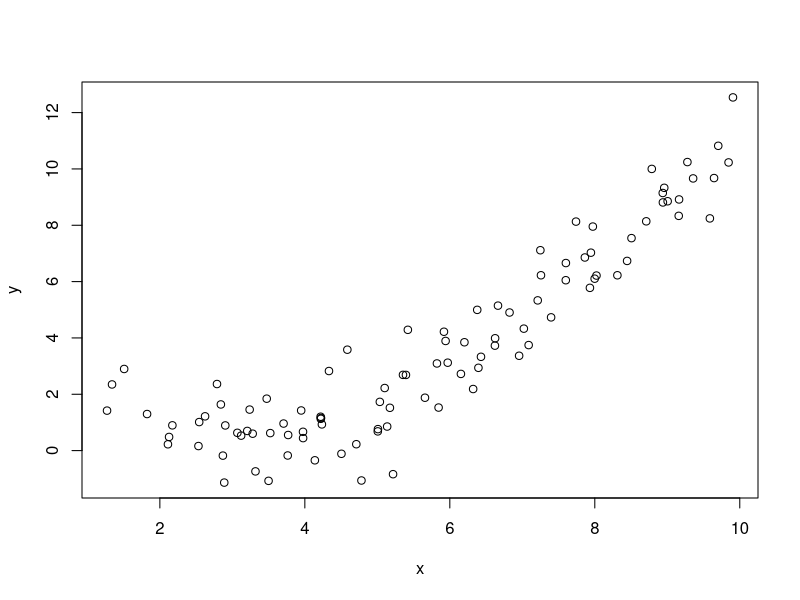
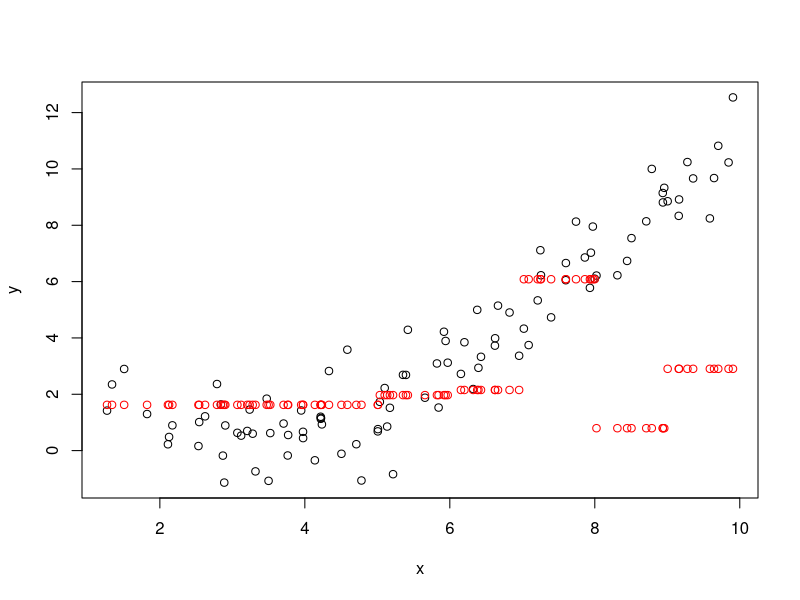
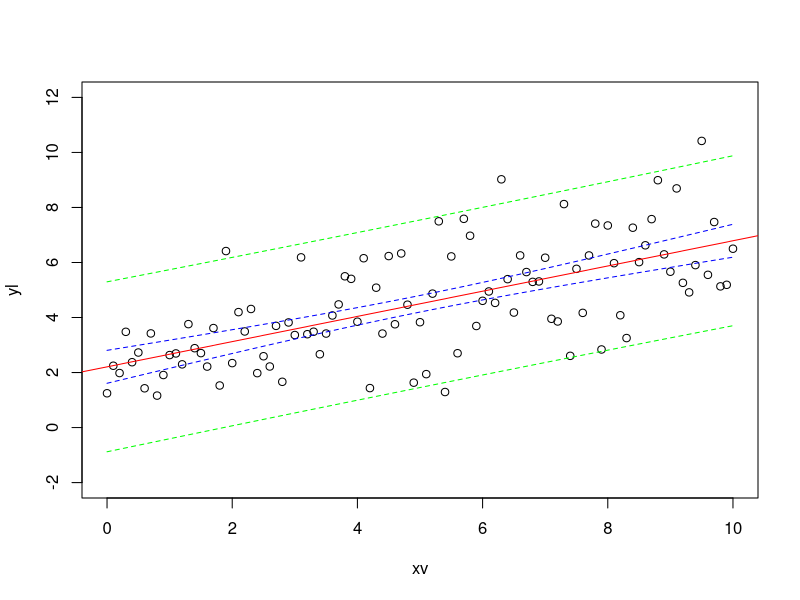
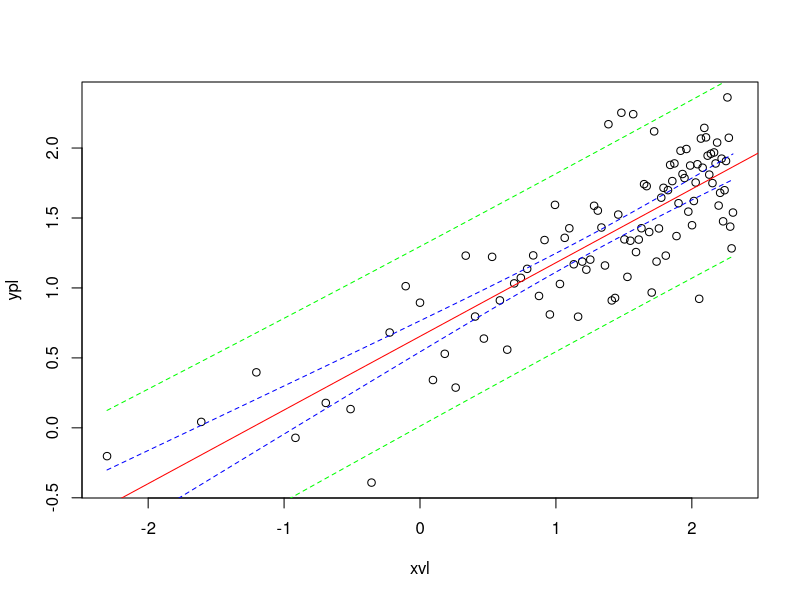
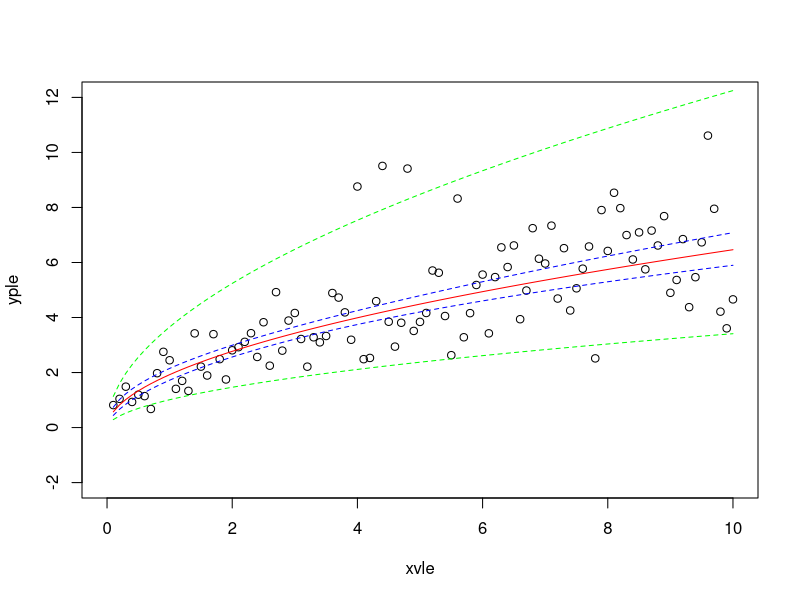

Reproduce these figures in R, in order. (Note: this script raises an error after producing the figures.)
## ---- chunk 1
set.seed(100)
a0 <- 1
th <- 5
a1 <- 2
myf <- function(x, th) {
  ifelse(x < th, a0, a1 * (x - th) + a0)
}
n <- 100
x <- runif(n, 1, 10)
y <- myf(x, th) 
y <- y + rnorm(length(y), 0, 1)
plot(x,y)

th <- seq(1.0, 10.0, 0.1)
res2 <- function(th) {
  sum((y - myf(x, th))^2)
}
r <- numeric(length(th))
for (i in 1:length(th)) {
  r[i] <- res2(th[i])
}

#plot(th, r)

which.min(r)
bound <- th[which.min(r)]

op <- optimize(res2, interval=c(1, 10))
cond <- x < op$minimum
xl <- x[cond]
xh <- x[!cond]

plot(x, y)

m1 <- lm(y~1, subset=(xl))
m2 <- lm(y~x, subset=(xh))
points(xl, predict(m1), col="red")
points(xh, predict(m2), col="red")

## ---- chunk 2
fl <- function(x) { # linear function
  2 + 0.5 * x  + rnorm(length(x), 0, 1.5)
}

fp <- function(x) { # power function
  2 * x ^ 0.5  * exp(rnorm(length(x), 0, 0.3))
}
set.seed(100)
xv <- seq(0, 10, 0.1)
yl <- fl(xv)
yp <- fp(xv)
## ---- chunk 3
plot(xv, yl, xlim=c(0, 10), ylim=c(-2, 12))
ml <- lm(yl ~ xv)
ci <- predict(ml, interval=c("confidence"))
pi <- predict(ml, interval=c("prediction"))
abline(ml, col="red")
matlines(xv, ci[,2:3], col="blue", lty=2)
matlines(xv, pi[,2:3], col="green", lty=2)

## ---- chunk 4

xv <- xv[xv > 0]
yp <- fp(xv)
xvl <- log(xv)
ypl <- log(yp)
plot(xvl, ypl)
mpl <- lm(ypl ~ xvl)
cpl <- predict(mpl, interval=c("confidence"))
ppl <- predict(mpl, interval=c("prediction"))
abline(mpl, col="red")
matlines(xvl, cpl[,2:3], col="blue", lty=2)
matlines(xvl, ppl[,2:3], col="green", lty=2)


xvle <- exp(xvl)
yple <- exp(ypl)
cple <- exp(cpl)
pple <- exp(ppl)
plot(xvle, yple, xlim=c(0, 10), ylim=c(-2, 12))
lines(xvle, cple[,1], col="red")
lines(xvle, cple[,2], col="blue", lty=2)
lines(xvle, cple[,3], col="blue", lty=2)
lines(xvle, pple[,2], col="green", lty=2)
lines(xvle, pple[,3], col="green", lty=2)

#power function을 비선형회귀로 해석
#plot(xv, yp, xlim=c(0, 10), ylim=c(-2, 12))
mp <- nls(yp ~ a * (xv ^ b), start=list(a=1, b=1))
cp <- confint(mp)
lines(xv, cp, col="red")
lines(xv, cp[1,1] * xv ^ cp[2,1], col="orange", lty=2)
lines(xv, cp[1,2] * xv ^ cp[2,2], col="orange", lty=2)

## ---- chunk 5

numGrad <- function(expr, envir = .GlobalEnv) 
{
  f0 <- eval(expr, envir)
  vars <- all.vars(expr)
  p <- length(vars)
  x <- sapply(vars, function(a) get(a, envir))
  eps <- 1e-04
  d <- 0.1
  r <- 4
  v <- 2
  zero.tol <- sqrt(.Machine$double.eps/7e-07)
  h0 <- abs(d * x) + eps * (abs(x) < zero.tol)
  D <- matrix(0, length(f0), p)
  Daprox <- matrix(0, length(f0), r)
  for (i in 1:p) {
    h <- h0
    for (k in 1:r) {
      x1 <- x2 <- x
      x1 <- x1 + (i == (1:p)) * h
      f1 <- eval(expr, as.list(x1))
      x2 <- x2 - (i == (1:p)) * h
      f2 <- eval(expr, envir = as.list(x2))
      Daprox[, k] <- (f1 - f2)/(2 * h[i])
      h <- h/v
    }
    for (m in 1:(r - 1)) for (k in 1:(r - m)) {
      Daprox[, k] <- (Daprox[, k + 1] * (4^m) - Daprox[, k])/(4^m - 1)
    }
    D[, i] <- Daprox[, 1]
  }
  return(D)
}

numHess <- function(expr, envir = .GlobalEnv) 
{
  f0 <- eval(expr, envir)
  vars <- all.vars(expr)
  p <- length(vars)
  x <- sapply(vars, function(a) get(a, envir))
  eps <- 1e-04
  d <- 0.1
  r <- 4
  v <- 2
  zero.tol <- sqrt(.Machine$double.eps/7e-07)
  h0 <- abs(d * x) + eps * (abs(x) < zero.tol)
  Daprox <- matrix(0, length(f0), r)
  Hdiag <- matrix(0, length(f0), p)
  Haprox <- matrix(0, length(f0), r)
  H <- matrix(NA, p, p)
  for (i in 1:p) {
    h <- h0
    for (k in 1:r) {
      x1 <- x2 <- x
      x1 <- x1 + (i == (1:p)) * h
      f1 <- eval(expr, as.list(x1))
      x2 <- x2 - (i == (1:p)) * h
      f2 <- eval(expr, envir = as.list(x2))
      Haprox[, k] <- (f1 - 2 * f0 + f2)/h[i]^2
      h <- h/v
    }
    for (m in 1:(r - 1)) for (k in 1:(r - m)) {
      Haprox[, k] <- (Haprox[, k + 1] * (4^m) - Haprox[, k])/(4^m - 1)
    }
    Hdiag[, i] <- Haprox[, 1]
  }
  for (i in 1:p) {
    for (j in 1:i) {
      if (i == j) {
        H[i, j] <- Hdiag[, i]
      }
      else {
        h <- h0
        for (k in 1:r) {
          x1 <- x2 <- x
          x1 <- x1 + (i == (1:p)) * h + (j == (1:p)) * 
            h
          f1 <- eval(expr, as.list(x1))
          x2 <- x2 - (i == (1:p)) * h - (j == (1:p)) * 
            h
          f2 <- eval(expr, envir = as.list(x2))
          Daprox[, k] <- (f1 - 2 * f0 + f2 - Hdiag[, i] * h[i]^2 - Hdiag[, j] * h[j]^2)/(2 * h[i] * h[j])
          h <- h/v
        }
        for (m in 1:(r - 1)) for (k in 1:(r - m)) {
          Daprox[, k] <- (Daprox[, k + 1] * (4^m) - Daprox[, k])/(4^m - 1)
        }
        H[i, j] <- H[j, i] <- Daprox[, 1]
      }
    }
  }
  return(H)
}

tr <- function(mat) sum(diag(mat), na.rm = TRUE)

predictNLS <- function(
  object,
  newdata,
  interval = c("none", "confidence", "prediction"),
  level = 0.95, 
  ...
)
{
  require(MASS, quietly = TRUE)
  interval <- match.arg(interval)
   
  ## get right-hand side of formula
  RHS <- as.list(object$call$formula)[[3]]
  EXPR <- as.expression(RHS)
   
  ## all variables in model
  VARS <- all.vars(EXPR)
   
  ## coefficients
  COEF <- coef(object)
   
  ## extract predictor variable   
  predNAME <- setdiff(VARS, names(COEF)) 
   
  ## take fitted values, if 'newdata' is missing
  if (missing(newdata)) {
    newdata <- eval(object$data)[predNAME]
    colnames(newdata) <- predNAME
  }
   
  ## check that 'newdata' has same name as predVAR
  if (names(newdata)[1] != predNAME) stop("newdata should have name '", predNAME, "'!")
   
  ## get parameter coefficients
  COEF <- coef(object)
   
  ## get variance-covariance matrix
  VCOV <- vcov(object)
   
  ## augment variance-covariance matrix for 'mvrnorm'
  ## by adding a column/row for 'error in x'
  NCOL <- ncol(VCOV)
  ADD1 <- c(rep(0, NCOL))
  ADD1 <- matrix(ADD1, ncol = 1)
  colnames(ADD1) <- predNAME
  VCOV <- cbind(VCOV, ADD1)
  ADD2 <- c(rep(0, NCOL + 1))
  ADD2 <- matrix(ADD2, nrow = 1)
  rownames(ADD2) <- predNAME
  VCOV <- rbind(VCOV, ADD2)
   
  NR <- nrow(newdata)
  respVEC <- numeric(NR)
  seVEC <- numeric(NR)
  varPLACE <- ncol(VCOV)  
   
  outMAT <- NULL
   
  ## define counter function
  counter <- function (i)
  {
    if (i%%10 == 0)
      cat(i)
    else cat(".")
    if (i%%50 == 0)
      cat("\n")
    flush.console()
  }
   
  ## calculate residual variance
  r <- residuals(object)
  w <- weights(object)
  rss <- sum(if (is.null(w)) r^2 else r^2 * w)
  df <- df.residual(object)  
  res.var <- rss/df
       
  ## iterate over all entries in 'newdata' as in usual 'predict.' functions
  for (i in 1:NR) {
    counter(i)
     
    ## get predictor values and optional errors
    predVAL <- newdata[i, 1]
    if (ncol(newdata) == 2) predERROR <- newdata[i, 2] else predERROR <- 0
    names(predVAL) <- predNAME 
    names(predERROR) <- predNAME 
     
    ## create mean vector
    meanVAL <- c(COEF, predVAL)
     
    ## create augmented variance-covariance matrix 
    ## by putting error^2 in lower-right position of VCOV
    newVCOV <- VCOV
    newVCOV[varPLACE, varPLACE] <- predERROR^2
    SIGMA <- newVCOV
     
    ## first-order mean: eval(EXPR), first-order variance: G.S.t(G)  
    MEAN1 <- try(eval(EXPR, envir = as.list(meanVAL)), silent = TRUE)
    if (inherits(MEAN1, "try-error")) stop("There was an error in evaluating the first-order mean!")
    GRAD <- try(numGrad(EXPR, as.list(meanVAL)), silent = TRUE)
    if (inherits(GRAD, "try-error")) stop("There was an error in creating the numeric gradient!")
    VAR1 <- GRAD %*% SIGMA %*% matrix(GRAD)   
     
    ## second-order mean: firstMEAN + 0.5 * tr(H.S), 
    ## second-order variance: firstVAR + 0.5 * tr(H.S.H.S)
    HESS <- try(numHess(EXPR, as.list(meanVAL)), silent = TRUE)  
    if (inherits(HESS, "try-error")) stop("There was an error in creating the numeric Hessian!")    
     
    valMEAN2 <- 0.5 * tr(HESS %*% SIGMA)
    valVAR2 <- 0.5 * tr(HESS %*% SIGMA %*% HESS %*% SIGMA)
     
    MEAN2 <- MEAN1 + valMEAN2
    VAR2 <- VAR1 + valVAR2
     
    ## confidence or prediction interval
    if (interval != "none") {
      tfrac <- abs(qt((1 - level)/2, df)) 
      INTERVAL <-  tfrac * switch(interval, confidence = sqrt(VAR2), 
                                            prediction = sqrt(VAR2 + res.var))
      LOWER <- MEAN2 - INTERVAL
      UPPER <- MEAN2 + INTERVAL
      names(LOWER) <- paste((1 - level)/2 * 100, "%", sep = "")
      names(UPPER) <- paste((1 - (1- level)/2) * 100, "%", sep = "")
    } else {
      LOWER <- NULL
      UPPER <- NULL
    }
     
    RES <- c(mu.1 = MEAN1, mu.2 = MEAN2, sd.1 = sqrt(VAR1), sd.2 = sqrt(VAR2), LOWER, UPPER)
    outMAT <- rbind(outMAT, RES)    
  }
   
  cat("\n")
  rownames(outMAT) <- NULL
  return(outMAT) 
}

DNase1 <- subset(DNase, Run == 1)
fm1DNase1 <- nls(density ~ SSlogis(log(conc), Asym, xmid, scal), DNase1)
predictNLS(fm1DNase1, newdata = data.frame(conc = 5), interval = "confidence")

